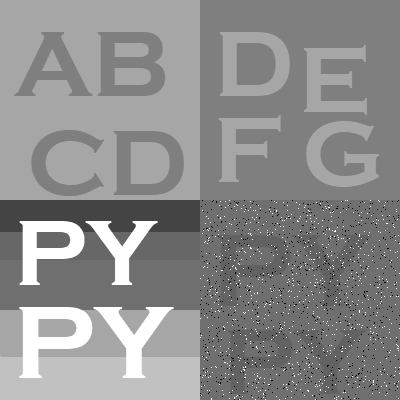
#> input picture 3401/assignment_2/document1.png, 400 x 400 px
$ python assignment2_2.py   (older library calls are emulated)
#> lines starting #> are read from the running program, lines starting #| are printed output that depends on the picture; after the words box and inside, x2 and y2 are one past the last pixel; in counts of white or black regions, pixels touching at a corner belong together
### 3401/assignment_2/image_process.py
import numpy as np
import cv2
import matplotlib.pyplot as plt
import math

def imread_grayscale(filePath) :
#> called with filePath = './document1.png'
    return cv2.imread(filePath,0)
#> returned value is the input picture: shape (400, 400); min 0, max 255, mean 139.9

# [4 lines left out: function powerGamma, not called in this run]

def calculate_hist(img,foldername=None,name=None) :
    return cv2.calcHist([img],[0],None,[256],[0,256])

# [4 lines left out: function show_hist, not called in this run]

def image_show(img) :
    cv2.imshow("xxxx",img)
    cv2.waitKey(0)
    cv2.destroyAllWindows()
    cv2.waitKey(1)

# [5 lines left out: function sobel, not called in this run]

def equalization(img,hist=None):
    if hist is None :
        cdf = cv2.calcHist([img],[0],None,[256],[0,256]).flatten().cumsum()
    else :
        cdf = hist.cumsum()
    cdf_m = np.ma.masked_equal(cdf, 0)
    cdf_m = ((cdf_m - cdf_m.min())  / (cdf_m.max() - cdf_m.min()))*255
    cdf = np.ma.filled(cdf_m, 0).astype('uint8')
    return cdf[img]

def init_transform() :
    return np.identity(3,dtype='float')

# [41 lines left out: functions matrix_translate, matrix_scaling, matrix_rotate, flip_horizontal_grayscale, img_transform, not called in this run]

def split_image(img) :
    row , col = img.shape
#> row = 400; col = 400
    out = []
    y = [0 , row//2 , row-1]
#> y = [0, 200, 399]
    x = [0 , col//2 , col-1]
#> x = [0, 200, 399]
    for i in range(len(y)-1) :
        for j in range(len(x)-1) :
            out.append(img[y[i]:y[i+1],x[j]:x[j+1]])
#> after the loop, out = 4 items
    return out

def float2int(x):
    if x - math.floor(x) >= 0.5:
        result = math.ceil(x)
    else:
        result = math.floor(x)
    return result

def intermean_method(img,round) :
    T = []
    hist = calculate_hist(img).flatten()
    st = 0
    en = 256
    T.append(int((st+en)*0.5))
    for i in range(round) :
        t = intermean(hist,T[-1],st,en)
        T.append(t)
        st = t
    print(T)
    return T[-1]

def intermean(hist,t,st,en) :
    prob = np.zeros_like(hist,dtype='float16')
    prob[st:en] = hist[st:en]/np.sum(hist[st:en])
    w0 = np.sum(prob[st:t+1]) + 0.00001
    w1 = (1-w0) + 0.00001
    u0 = np.sum(np.arange(st,t+1)*prob[st:t+1])/w0
    u1 = np.sum(np.arange(t+1,en)*prob[t+1:en])/w1
    if u0 == 0.0 :
        thr = u1
    elif u1 == 0.0 :
        thr = u0
    else :
        thr = (u1+u0)/2
    return float2int(thr)

# [12 lines left out: function MedianCustom, not called in this run]

def merge_image(img_list) :
    return cv2.vconcat([
        cv2.hconcat([img_list[0],img_list[1]]),
        cv2.hconcat([img_list[2],img_list[3]])
    ])

### 3401/assignment_2/assignment2_2.py
from image_process import image_show , imread_grayscale , split_image , equalization , intermean_method , merge_image
import cv2
import numpy as np

img = imread_grayscale('./document1.png')
image_show(img)
split_list = split_image(img)
#> split_list = 4 items
out = []

black2white = [1,0,0,1]
equalized = [1,1,0,0]
thr_round = [1,1,2,1]
noise = [0,0,0,1]


for i in range(len(split_list)) :
    pic = split_list[i]
    if black2white[i] :
        pic = 255 - pic
    if equalized[i] :
        pic = equalization(pic)
    if noise[i] :
        pic = cv2.medianBlur(pic,3)
    thr = intermean_method(pic,thr_round[i])
    mask = pic > thr
    pic = np.zeros_like(pic,dtype='uint8')
    pic[~mask] = 255
    out.append(pic)
#> this loop made 4 passes
#> thr on passes 1 to 4: 128, 128, 208, 147
#| [128, 128]
#| [128, 128]
#| [128, 152, 208]
#| [128, 147]
#> pass 1, `pic = split_list[i]`:
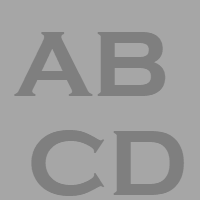
#> pic: shape (200, 200); min 127, max 166, mean 157.1
#> pass 1, `pic = 255 - pic`:
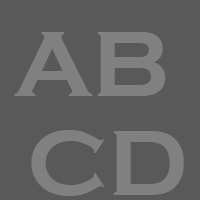
#> pic: shape (200, 200); min 89, max 128, mean 97.9
#> pass 1, `pic = equalization(pic)`:
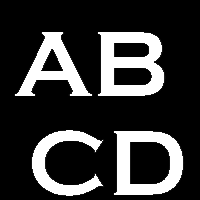
#> pic: shape (200, 200); min 0, max 255, mean 55.1
#> after the loop:
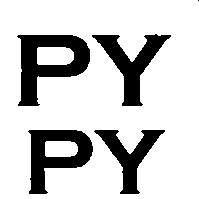
#> pic: shape (199, 199); 79.5% white; 5 black regions (1 under 20 px), largest, box (x1, y1, x2, y2) and area: (17, 35, 90, 106) 2586, (28, 130, 93, 194) 2081, (92, 34, 171, 106) 1910, (94, 130, 165, 194) 1547
#> after the loop, out = 4 items

out_img = merge_image(out)
#> in merge_image, `return cv2.vconcat([ cv2.hconcat([img_list[0],img_list[1]]), cv2.hconc..`:
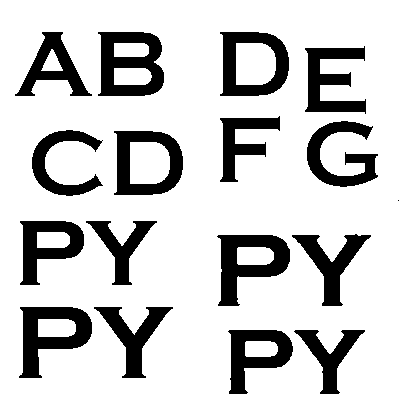
#> returned value: shape (399, 399); 79.4% white; 17 black regions (1 under 20 px), largest, box (x1, y1, x2, y2) and area: (98, 32, 164, 96) 2682, (217, 235, 290, 306) 2586, (19, 307, 92, 378) 2550
image_show(out_img)

$ run again, with 3401/assignment_2/cameraman.tif saved as 3401/assignment_2/document1.png
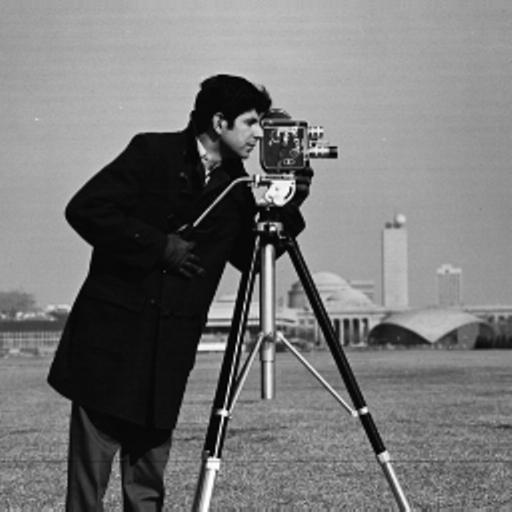
#> input picture 3401/assignment_2/cameraman.tif, 512 x 512 px
#> in imread_grayscale, returned value is the input picture: shape (512, 512); min 0, max 255, mean 118.3
#> after the loop in split_image, `for i in range(len(y)-1) :`: out = 4 items
#> the loop `for i in range(len(split_list)) :` made 4 passes
#> thr on passes 1 to 4: 128, 127, 119, 130
#> (printed output is left out)
#> pass 1, `mask = pic > thr`:
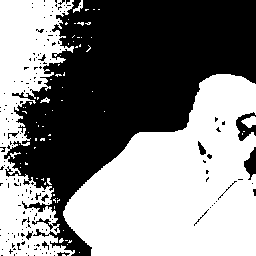
#> mask: shape (256, 256) bool; 51.6% white; 169 black regions (157 under 20 px), largest, box (x1, y1, x2, y2) and area: (4, 0, 256, 256) 30391, (236, 112, 256, 141) 292, (244, 147, 256, 180) 223
#> in merge_image, `return cv2.vconcat([ cv2.hconcat([img_list[0],img_list[1]]), cv2.hconc..`:
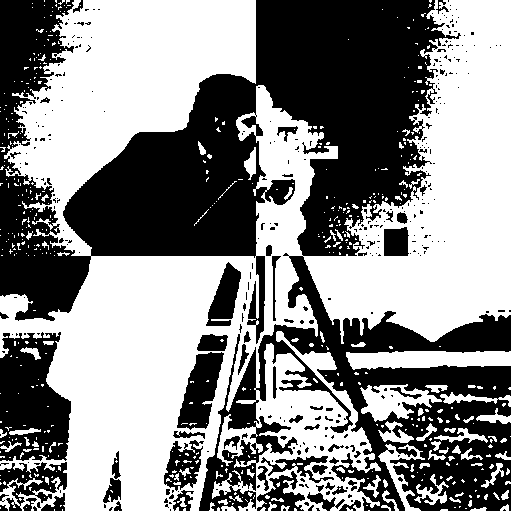
#> returned value: shape (511, 511); 53.8% white; 351 black regions (294 under 20 px), largest, box (x1, y1, x2, y2) and area: (0, 0, 511, 511) 100295, (0, 332, 71, 461) 6748, (177, 352, 224, 430) 2118
